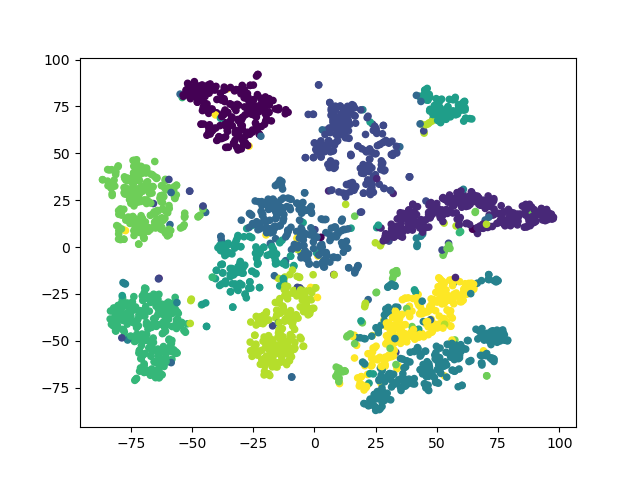

Here is the Python script that generated this plot:
import numpy as np
import time
from matplotlib import pyplot as plt
def cal_pairwise_dist(x):
    '''计算pairwise 距离, x是matrix
    (a-b)^2 = a^w + b^2 - 2*a*b
    '''
    sum_x = np.sum(np.square(x), 1)
    dist = np.add(np.add(-2 * np.dot(x, x.T), sum_x).T, sum_x)
    return dist


def cal_perplexity(dist, idx=0, beta=1.0):
    '''计算perplexity, D是距离向量，
    idx指dist中自己与自己距离的位置，beta是高斯分布参数
    这里的perp仅计算了熵，方便计算
    '''
    prob = np.exp(-dist * beta)
    # 设置自身prob为0
    prob[idx] = 0
    sum_prob = np.sum(prob)
    perp = np.log(sum_prob) + beta * np.sum(dist * prob) / sum_prob
    prob /= sum_prob
    return perp, prob


def seach_prob(x, tol=1e-5, perplexity=30.0):
    '''二分搜索寻找beta,并计算pairwise的prob
    '''

    # 初始化参数
    print("Computing pairwise distances...")
    (n, d) = x.shape
    dist = cal_pairwise_dist(x)
    pair_prob = np.zeros((n, n))
    beta = np.ones((n, 1))
    # 取log，方便后续计算
    base_perp = np.log(perplexity)

    for i in range(n):
        if i % 500 == 0:
            print("Computing pair_prob for point %s of %s ..." % (i, n))

        betamin = -np.inf
        betamax = np.inf
        perp, this_prob = cal_perplexity(dist[i], i, beta[i])

        # 二分搜索,寻找最佳sigma下的prob
        perp_diff = perp - base_perp
        tries = 0
        while np.abs(perp_diff) > tol and tries < 50:
            if perp_diff > 0:
                betamin = beta[i].copy()
                if betamax == np.inf or betamax == -np.inf:
                    beta[i] = beta[i] * 2
                else:
                    beta[i] = (beta[i] + betamax) / 2
            else:
                betamax = beta[i].copy()
                if betamin == np.inf or betamin == -np.inf:
                    beta[i] = beta[i] / 2
                else:
                    beta[i] = (beta[i] + betamin) / 2

            # 更新perb,prob值
            perp, this_prob = cal_perplexity(dist[i], i, beta[i])
            perp_diff = perp - base_perp
            tries = tries + 1
        # 记录prob值
        pair_prob[i, ] = this_prob
    print("Mean value of sigma: ", np.mean(np.sqrt(1 / beta)))
    return pair_prob


def pca(x, no_dims=50):
    ''' PCA算法
    使用PCA先进行预降维
    '''
    print("Preprocessing the data using PCA...")
    (n, d) = x.shape
    x = x - np.tile(np.mean(x, 0), (n, 1))
    l, M = np.linalg.eig(np.dot(x.T, x))
    y = np.dot(x, M[:, 0:no_dims])
    return y


def tsne(x, no_dims=2, initial_dims=50, perplexity=30.0, max_iter=1000):
    """Runs t-SNE on the dataset in the NxD array x
    to reduce its dimensionality to no_dims dimensions.
    The syntaxis of the function is Y = tsne.tsne(x, no_dims, perplexity),
    where x is an NxD NumPy array.
    """

    # Check inputs
    if isinstance(no_dims, float):
        print("Error: array x should have type float.")
        return -1
    if round(no_dims) != no_dims:
        print("Error: number of dimensions should be an integer.")
        return -1

    # 初始化参数和变量
    x = pca(x, initial_dims).real
    (n, d) = x.shape
    initial_momentum = 0.5
    final_momentum = 0.8
    eta = 500
    min_gain = 0.01
    y = np.random.randn(n, no_dims)
    dy = np.zeros((n, no_dims))
    iy = np.zeros((n, no_dims))
    gains = np.ones((n, no_dims))

    # 对称化
    P = seach_prob(x, 1e-5, perplexity)
    P = P + np.transpose(P)
    P = P / np.sum(P)
    # early exaggeration
    P = P * 4
    P = np.maximum(P, 1e-12)

    # Run iterations
    for iter in range(max_iter):
        # Compute pairwise affinities
        sum_y = np.sum(np.square(y), 1)
        num = 1 / (1 + np.add(np.add(-2 * np.dot(y, y.T), sum_y).T, sum_y))
        num[range(n), range(n)] = 0
        Q = num / np.sum(num)
        Q = np.maximum(Q, 1e-12)

        # Compute gradient
        PQ = P - Q
        for i in range(n):
            dy[i, :] = np.sum(np.tile(PQ[:, i] * num[:, i],
                              (no_dims, 1)).T * (y[i, :] - y), 0)

        # Perform the update
        if iter < 20:
            momentum = initial_momentum
        else:
            momentum = final_momentum
        gains = (gains + 0.2) * ((dy > 0) != (iy > 0)) + \
            (gains * 0.8) * ((dy > 0) == (iy > 0))
        gains[gains < min_gain] = min_gain
        iy = momentum * iy - eta * (gains * dy)
        y = y + iy
        y = y - np.tile(np.mean(y, 0), (n, 1))
        # Compute current value of cost function
        if (iter + 1) % 100 == 0:
            if iter > 100:
                C = np.sum(P * np.log(P / Q))
            else:
                C = np.sum(P / 4 * np.log(P / 4 / Q))
            print("Iteration ", (iter + 1), ": error is ", C)
        # Stop lying about P-values
        if iter == 100:
            P = P / 4
    print("finished training!")
    return y


if __name__ == "__main__":
    # Run Y = tsne.tsne(X, no_dims, perplexity) to perform t-SNE on your dataset.
    # 定义时间
    timeList = []
    startTime = time.time()
    X = np.loadtxt(r"../data/mnist2500_X.txt")
    labels = np.loadtxt(r"../data/mnist2500_labels.txt")
    Y = tsne(X, 2, 50, 20.0)


    endTime = time.time()
    timeList.append(endTime - startTime)
    plt.scatter(Y[:, 0], Y[:, 1], 20, labels)
    plt.savefig("SNE.png")
    plt.show()
    print(timeList)
